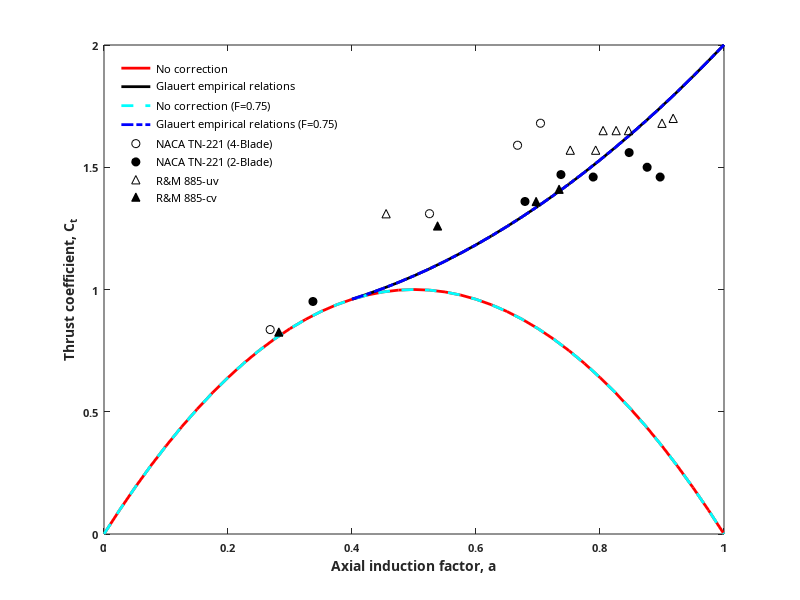
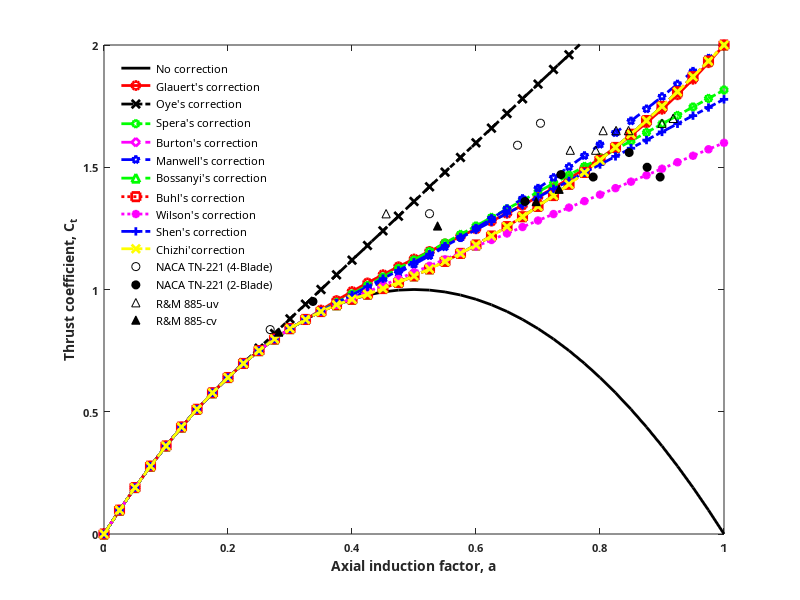

MATLAB code for these plots, in order:
% =========================================================================
% OHWTB v1.02 by CHI                       [Plot corrections of comparions]
% -------------------------------------------------------------------------

clear
close all
F1=1;
bema=0:0.025:1;
bema2=0.4:0.025:1;
ct1=zeros(1);
ct2=zeros(1);
ct3=zeros(1);
ct4=zeros(1);
for i=1:length(bema)
    %
    ct1(i)=4*bema(i)*(1-bema(i));
    ct3(i)=4*bema(i)*(1-bema(i))*F1;
    
end

for j=1:length(bema2)
    
    
    ct2(j)=0.889-0.444*bema(j+length(bema)-length(bema2))+1.556*bema(j+length(bema)-length(bema2))^2;
    
    ct4(j)=0.889-0.444*bema(j+length(bema)-length(bema2))*F1+1.556*bema(j+length(bema)-length(bema2))^2*F1^2;
    
end

% Experimental data are digitized (See also Table 3.2-1) from
% Wilson, Lissaman and Walker (1976, p.49)

% NACA TN-221 (4-Blade)
a_naca_tn_221_4b = [0.268 0.525 0.667 0.704];
ct_naca_tn_221_4b = [0.836 1.310 1.590 1.680];

% NACA TN-221 (2-Blade)
a_naca_tn_221_2b = [0.337 0.679 0.737 0.789 0.847 0.876 0.897];
ct_naca_tn_221_2b = [0.951 1.360 1.470 1.460 1.560 1.500 1.460];

% R&M 885-uv
a_rm_885_uv = [0.455 0.752 0.793 0.805 0.826 0.846 0.900 0.918];
ct_rm_885_uv = [1.310 1.570 1.570 1.650 1.650 1.650 1.680 1.700];

% R&M 885-cv
a_rm_885_cv = [0.282 0.538 0.697 0.734];
ct_rm_885_cv = [0.826 1.260 1.360 1.410];


figure
hold on
set(gca,'FontSize',8,'FontWeight','bold','FontName','Times New Man')
set (gcf,'Position',[100 100 600 360], 'color','w')

plot(bema,ct1,'r-','LineWidth',2)
plot(bema2,ct2,'k-','LineWidth',2)
plot(bema,ct3,'c--','LineWidth',2)
plot(bema2,ct4,'b-.','LineWidth',2)
plot(a_naca_tn_221_4b,ct_naca_tn_221_4b,'ok');       % NACA TN-221 (4-Blade)
plot(a_naca_tn_221_2b,ct_naca_tn_221_2b,'ok','MarkerFaceColor','k'); % NACA TN-221 (4-Blade)
plot(a_rm_885_uv,ct_rm_885_uv,'^k');                            % R&M 885-uv
plot(a_rm_885_cv,ct_rm_885_cv,'^k','MarkerFaceColor','k');      % R&M 855-cv


legend({'No correction','Glauert empirical relations','No correction (F=0.75)','Glauert empirical relations (F=0.75)',...
    'NACA TN-221 (4-Blade)',...
    'NACA TN-221 (2-Blade)',...
    'R&M 885-uv',...
    'R&M 885-cv'},'FontSize',8,'FontWeight','normal','FontName','Times New Man','Location','northwest')

xlabel({'Axial induction factor, a'},'FontSize',10,'FontWeight','bold','FontName','Times New Man')
ylabel({'Thrust coefficient, C_t'},'FontSize',10,'FontWeight','bold','FontName','Times New Man')
axis([0 1 0 2])
legend boxoff
box on

ct41(i)=zeros(1);
ct42(i)=zeros(1);
ct43(i)=zeros(1);
ct44(i)=zeros(1);
ct45(i)=zeros(1);
ct46(i)=zeros(1);
ct47(i)=zeros(1);
ct48(i)=zeros(1);
ct49(i)=zeros(1);
ct50(i)=zeros(1);


for i=1:length(bema)
    %
    if bema(i)<=1/3 % Glauert's  equation
        
        ct41(i)=4*bema(i)*F1*(1-bema(i));
        
    else
        
        ct41(i)=4*bema(i)*(1-0.25*(5-3*bema(i))*bema(i))*F1;
        
    end
    
    if bema(i)<=0.36 % Burton's  correction (2001)
        
        ct48(i)=4*bema(i)*F1*(1-bema(i)*F1);
        
    else
        
        
        ct48(i) = (1.6-4*(sqrt(1.6)-1)*(1-bema(i)))*F1;
        
    end
    
    if bema(i)<=1/3 % Burton's  correction (2001)
        
        ct43(i)=4*bema(i)*F1*(1-bema(i)*F1);
        
    else
        
        
        ct43(i) = (1.816-4*(sqrt(1.816)-1)*(1-bema(i)))*F1;
        
    end
    
    if bema(i)<=0.2 %Spera correction
        
        ct42(i)=4*bema(i)*(1-bema(i))*F1;
        
    else
        
        ct42(i)=4*(0.2*0.2+(1-2*0.2)*bema(i))*F1;
        
    end
    
    if bema(i)<=0.4 % Manwell correction (2002)
        
        ct44(i)=4*bema(i)*(1-bema(i))*F1;
        
    else
        
        ct44(i)=0.96*F1+F1*(bema(i)-0.4)*((bema(i)+0.4)*F1-0.286)/0.6427;
        
    end
    
    if bema(i)<=0.4 % Bal's model (2004)
        
        ct45(i)=4*bema(i)*(1-bema(i))*F1;
        
    else
        
        ct45(i)=0.6*F1+0.61*bema(i)*F1+0.79*bema(i)^2*F1;
        
    end
    
    if bema(i)<=0.4 % Simple Buhl's model (2004)
        
        ct46(i)=4*bema(i)*(1-bema(i))*F1;
        
    else
        
        ct46(i)=0.889*F1-0.444*bema(i)*F1+1.556*bema(i)^2*F1;
        
    end
    
    if bema(i)<=0.4
        
        ct47(i)=4*bema(i)*(1-bema(i))*F1;
        
    else
        
        m0 = 50/9-4*F1;
        m1 = 4*F1-40/9;
        m2 = 8/9;
        
        ct47(i) = m0*bema(i)^2+m1*bema(i)+m2;
        
    end
    
    if bema(i)<=1/3
        
        ct49(i)=4*bema(i)*(1-bema(i)*F1)*F1;
        
    else
        
        
        ct49(i) = 4*(1/3*1/3*F1*F1+(1-2*1/3*F1)*bema(i)*F1);
        
    end
    
    if bema(i)<=0.4
        
        ct50(i)=4*bema(i)*(1-bema(i)*F1)*F1;
        
    else
        
        m0 = (2-4*F1+4*F1^2*(0.4)*(2-0.4))/(1-0.4)^2;
        m1 = (-4*0.4+4*F1*(1+0.4^2)-8*F1^2*0.4)/(1-0.4)^2;
        m2 = (2*0.4^2-4*F1*0.4^2+4*F1^2*0.4^2)/(1-0.4)^2;
        
        
        
        ct50(i) = m0*bema(i)^2+m1*bema(i)+m2;
        
    end
    
    
end

figure
hold on
set(gca,'FontSize',8,'FontWeight','bold','FontName','Times New Man')
set (gcf,'Position',[100 100 800 400], 'color','w')


plot(bema,ct3,'k-','LineWidth',2)

plot(bema,ct41,'r-o','LineWidth',2)
plot(bema,ct42,'k-.x','LineWidth',2)
plot(bema,ct43,'g-.h','LineWidth',2)
plot(bema,ct44,'m--d','LineWidth',2)
plot(bema,ct45,'b--p','LineWidth',2)
plot(bema,ct46,'g--^','LineWidth',2)
plot(bema,ct47,'r:s','LineWidth',2)
plot(bema,ct48,'m:*','LineWidth',2)
plot(bema,ct49,'b-.+','LineWidth',2)
plot(bema,ct50,'y-.x','LineWidth',2)

plot(a_naca_tn_221_4b,ct_naca_tn_221_4b,'ok');       % NACA TN-221 (4-Blade)
plot(a_naca_tn_221_2b,ct_naca_tn_221_2b,'ok','MarkerFaceColor','k'); % NACA TN-221 (4-Blade)
plot(a_rm_885_uv,ct_rm_885_uv,'^k');                            % R&M 885-uv
plot(a_rm_885_cv,ct_rm_885_cv,'^k','MarkerFaceColor','k');      % R&M 855-cv


legend({'No correction','Glauert''s correction','Oye''s correction','Spera''s correction','Burton''s correction',...
    'Manwell''s correction','Bossanyi''s correction',...
    'Buhl''s correction','Wilson''s correction','Shen''s correction','Chizhi''correction'...
    'NACA TN-221 (4-Blade)',...
    'NACA TN-221 (2-Blade)',...
    'R&M 885-uv',...
    'R&M 885-cv'},'FontSize',8,'FontWeight','normal','FontName','Times New Man','Location','northwest')

xlabel({'Axial induction factor, a'},'FontSize',10,'FontWeight','bold','FontName','Times New Man')
ylabel({'Thrust coefficient, C_t'},'FontSize',10,'FontWeight','bold','FontName','Times New Man')
axis([0 1 0 2])
legend boxoff
box on
